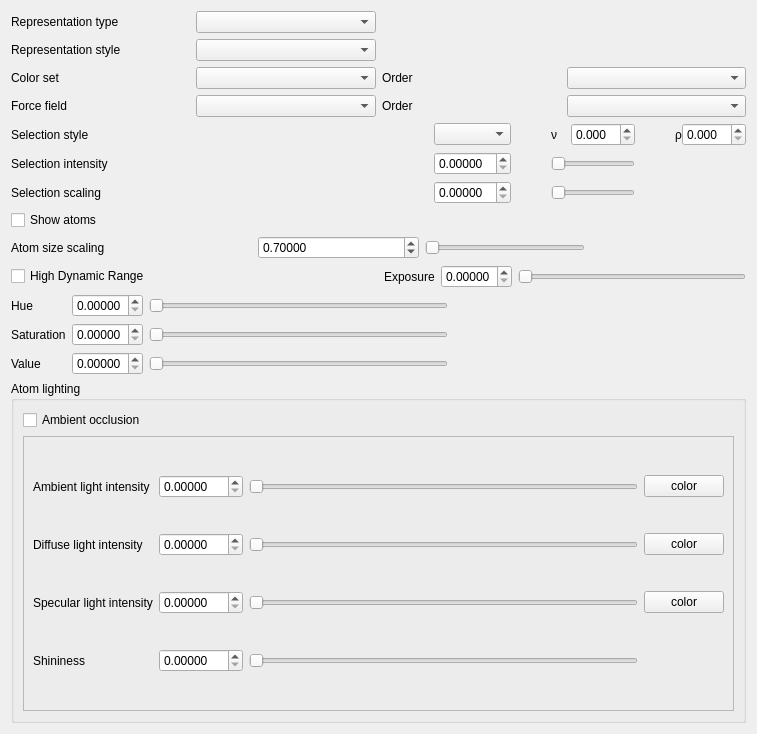
<?xml version="1.0" encoding="UTF-8"?>
<ui version="4.0">
 <class>AppearanceAtomsForm</class>
 <widget class="QWidget" name="AppearanceAtomsForm">
  <property name="geometry">
   <rect>
    <x>0</x>
    <y>0</y>
    <width>757</width>
    <height>734</height>
   </rect>
  </property>
  <property name="windowTitle">
   <string>Form</string>
  </property>
  <layout class="QVBoxLayout" name="verticalLayout_2">
   <item>
    <layout class="QHBoxLayout" name="horizontalLayout_5">
     <item>
      <layout class="QGridLayout" name="gridLayout_2">
       <item row="0" column="0">
        <widget class="QLabel" name="label_2">
         <property name="text">
          <string>Representation type</string>
         </property>
        </widget>
       </item>
       <item row="0" column="1">
        <widget class="QComboBox" name="atomRepresentationType"/>
       </item>
       <item row="1" column="0">
        <widget class="QLabel" name="label_3">
         <property name="text">
          <string>Representation style</string>
         </property>
        </widget>
       </item>
       <item row="1" column="1">
        <widget class="QComboBox" name="atomRepresentationStyle"/>
       </item>
       <item row="2" column="0">
        <widget class="QLabel" name="label_4">
         <property name="text">
          <string>Color set</string>
         </property>
        </widget>
       </item>
       <item row="2" column="1">
        <widget class="QComboBox" name="colorSchemeComboBox"/>
       </item>
       <item row="2" column="2">
        <widget class="QLabel" name="label_6">
         <property name="text">
          <string>Order</string>
         </property>
        </widget>
       </item>
       <item row="2" column="3">
        <widget class="QComboBox" name="colorSchemeOrderComboBox"/>
       </item>
       <item row="3" column="0">
        <widget class="QLabel" name="label_5">
         <property name="text">
          <string>Force field</string>
         </property>
        </widget>
       </item>
       <item row="3" column="1">
        <widget class="QComboBox" name="forceFieldComboBox"/>
       </item>
       <item row="3" column="2">
        <widget class="QLabel" name="label_7">
         <property name="text">
          <string>Order</string>
         </property>
        </widget>
       </item>
       <item row="3" column="3">
        <widget class="QComboBox" name="forceFieldSchemeOrderComboBox"/>
       </item>
      </layout>
     </item>
    </layout>
   </item>
   <item>
    <layout class="QHBoxLayout" name="horizontalLayout_3">
     <item>
      <layout class="QGridLayout" name="gridLayout" columnstretch="3,0,0,0,0,0">
       <property name="horizontalSpacing">
        <number>0</number>
       </property>
       <item row="1" column="2">
        <spacer name="horizontalSpacer_10">
         <property name="orientation">
          <enum>Qt::Horizontal</enum>
         </property>
         <property name="sizeHint" stdset="0">
          <size>
           <width>40</width>
           <height>20</height>
          </size>
         </property>
        </spacer>
       </item>
       <item row="0" column="3">
        <layout class="QHBoxLayout" name="horizontalLayout_16">
         <item>
          <widget class="QLabel" name="label_10">
           <property name="text">
            <string>ν</string>
           </property>
          </widget>
         </item>
         <item>
          <widget class="CustomDoubleSpinBox" name="atomSelectionStyleNuDoubleSpinBox">
           <property name="keyboardTracking">
            <bool>false</bool>
           </property>
           <property name="decimals">
            <number>3</number>
           </property>
           <property name="maximum">
            <double>10.000000000000000</double>
           </property>
           <property name="singleStep">
            <double>0.100000000000000</double>
           </property>
          </widget>
         </item>
        </layout>
       </item>
       <item row="1" column="3">
        <widget class="QDoubleSlider" name="atomSelectionItensityDoubleSlider">
         <property name="orientation">
          <enum>Qt::Horizontal</enum>
         </property>
        </widget>
       </item>
       <item row="2" column="0">
        <widget class="QLabel" name="label_9">
         <property name="text">
          <string>Selection scaling</string>
         </property>
        </widget>
       </item>
       <item row="2" column="2">
        <spacer name="horizontalSpacer_11">
         <property name="orientation">
          <enum>Qt::Horizontal</enum>
         </property>
         <property name="sizeHint" stdset="0">
          <size>
           <width>40</width>
           <height>20</height>
          </size>
         </property>
        </spacer>
       </item>
       <item row="0" column="1">
        <widget class="QComboBox" name="atomSelectionStyleComboBox"/>
       </item>
       <item row="0" column="2">
        <spacer name="horizontalSpacer_9">
         <property name="orientation">
          <enum>Qt::Horizontal</enum>
         </property>
         <property name="sizeHint" stdset="0">
          <size>
           <width>40</width>
           <height>20</height>
          </size>
         </property>
        </spacer>
       </item>
       <item row="0" column="0">
        <widget class="QLabel" name="label">
         <property name="text">
          <string>Selection style</string>
         </property>
        </widget>
       </item>
       <item row="0" column="4">
        <spacer name="horizontalSpacer_13">
         <property name="orientation">
          <enum>Qt::Horizontal</enum>
         </property>
         <property name="sizeHint" stdset="0">
          <size>
           <width>40</width>
           <height>20</height>
          </size>
         </property>
        </spacer>
       </item>
       <item row="1" column="0">
        <widget class="QLabel" name="label_8">
         <property name="text">
          <string>Selection intensity</string>
         </property>
        </widget>
       </item>
       <item row="0" column="5">
        <layout class="QHBoxLayout" name="horizontalLayout_17">
         <item>
          <widget class="QLabel" name="label_11">
           <property name="text">
            <string>ρ</string>
           </property>
          </widget>
         </item>
         <item>
          <widget class="CustomDoubleSpinBox" name="atomSelectionStyleRhoDoubleSpinBox">
           <property name="keyboardTracking">
            <bool>false</bool>
           </property>
           <property name="decimals">
            <number>3</number>
           </property>
           <property name="maximum">
            <double>10.000000000000000</double>
           </property>
           <property name="singleStep">
            <double>0.100000000000000</double>
           </property>
          </widget>
         </item>
        </layout>
       </item>
       <item row="2" column="3">
        <widget class="QDoubleSlider" name="atomSelectionScalingDoubleSlider">
         <property name="orientation">
          <enum>Qt::Horizontal</enum>
         </property>
        </widget>
       </item>
       <item row="1" column="1">
        <widget class="CustomDoubleSpinBox" name="atomSelectionItensityDoubleSpinBox">
         <property name="keyboardTracking">
          <bool>false</bool>
         </property>
         <property name="decimals">
          <number>5</number>
         </property>
         <property name="maximum">
          <double>10.000000000000000</double>
         </property>
         <property name="singleStep">
          <double>0.100000000000000</double>
         </property>
        </widget>
       </item>
       <item row="2" column="1">
        <widget class="CustomDoubleSpinBox" name="atomSelectionScalingDoubleSpinBox">
         <property name="keyboardTracking">
          <bool>false</bool>
         </property>
         <property name="decimals">
          <number>5</number>
         </property>
         <property name="maximum">
          <double>3.000000000000000</double>
         </property>
         <property name="singleStep">
          <double>0.100000000000000</double>
         </property>
        </widget>
       </item>
       <item row="2" column="4">
        <spacer name="horizontalSpacer_14">
         <property name="orientation">
          <enum>Qt::Horizontal</enum>
         </property>
         <property name="sizeHint" stdset="0">
          <size>
           <width>40</width>
           <height>20</height>
          </size>
         </property>
        </spacer>
       </item>
       <item row="1" column="4">
        <spacer name="horizontalSpacer_12">
         <property name="orientation">
          <enum>Qt::Horizontal</enum>
         </property>
         <property name="sizeHint" stdset="0">
          <size>
           <width>40</width>
           <height>20</height>
          </size>
         </property>
        </spacer>
       </item>
      </layout>
     </item>
    </layout>
   </item>
   <item>
    <layout class="QHBoxLayout" name="horizontalLayout_18">
     <item>
      <layout class="QGridLayout" name="gridLayout_3" columnstretch="3,2,2,2">
       <item row="1" column="2">
        <widget class="QDoubleSlider" name="atomAtomicSizeScalingSlider">
         <property name="orientation">
          <enum>Qt::Horizontal</enum>
         </property>
        </widget>
       </item>
       <item row="1" column="0">
        <widget class="QLabel" name="label_24">
         <property name="text">
          <string>Atom size scaling</string>
         </property>
        </widget>
       </item>
       <item row="1" column="3">
        <spacer name="horizontalSpacer">
         <property name="orientation">
          <enum>Qt::Horizontal</enum>
         </property>
         <property name="sizeHint" stdset="0">
          <size>
           <width>40</width>
           <height>20</height>
          </size>
         </property>
        </spacer>
       </item>
       <item row="0" column="3">
        <spacer name="horizontalSpacer_2">
         <property name="orientation">
          <enum>Qt::Horizontal</enum>
         </property>
         <property name="sizeHint" stdset="0">
          <size>
           <width>40</width>
           <height>20</height>
          </size>
         </property>
        </spacer>
       </item>
       <item row="0" column="1">
        <spacer name="horizontalSpacer_3">
         <property name="orientation">
          <enum>Qt::Horizontal</enum>
         </property>
         <property name="sizeHint" stdset="0">
          <size>
           <width>40</width>
           <height>20</height>
          </size>
         </property>
        </spacer>
       </item>
       <item row="0" column="2">
        <spacer name="horizontalSpacer_4">
         <property name="orientation">
          <enum>Qt::Horizontal</enum>
         </property>
         <property name="sizeHint" stdset="0">
          <size>
           <width>40</width>
           <height>20</height>
          </size>
         </property>
        </spacer>
       </item>
       <item row="0" column="0">
        <widget class="QCheckBox" name="atomDrawAtomsCheckBox">
         <property name="text">
          <string>Show atoms</string>
         </property>
         <property name="tristate">
          <bool>true</bool>
         </property>
        </widget>
       </item>
       <item row="1" column="1">
        <widget class="CustomDoubleSpinBox" name="atomSizeScalingSpinBox">
         <property name="buttonSymbols">
          <enum>QAbstractSpinBox::UpDownArrows</enum>
         </property>
         <property name="keyboardTracking">
          <bool>false</bool>
         </property>
         <property name="decimals">
          <number>5</number>
         </property>
         <property name="maximum">
          <double>3.000000000000000</double>
         </property>
         <property name="singleStep">
          <double>0.050000000000000</double>
         </property>
         <property name="value">
          <double>0.700000000000000</double>
         </property>
        </widget>
       </item>
      </layout>
     </item>
    </layout>
   </item>
   <item>
    <layout class="QHBoxLayout" name="horizontalLayout_2">
     <item>
      <layout class="QVBoxLayout" name="verticalLayout">
       <item>
        <layout class="QHBoxLayout" name="horizontalLayout_19">
         <item>
          <widget class="QCheckBox" name="atomHighDynamicRangeCheckBox">
           <property name="text">
            <string>High Dynamic Range</string>
           </property>
          </widget>
         </item>
         <item>
          <spacer name="horizontalSpacer_8">
           <property name="orientation">
            <enum>Qt::Horizontal</enum>
           </property>
           <property name="sizeHint" stdset="0">
            <size>
             <width>40</width>
             <height>20</height>
            </size>
           </property>
          </spacer>
         </item>
         <item>
          <widget class="QLabel" name="label_25">
           <property name="text">
            <string>Exposure</string>
           </property>
          </widget>
         </item>
         <item>
          <widget class="CustomDoubleSpinBox" name="atomHDRExposureDoubleSpinBox">
           <property name="keyboardTracking">
            <bool>false</bool>
           </property>
           <property name="decimals">
            <number>5</number>
           </property>
           <property name="maximum">
            <double>3.000000000000000</double>
           </property>
           <property name="singleStep">
            <double>0.100000000000000</double>
           </property>
          </widget>
         </item>
         <item>
          <widget class="QDoubleSlider" name="atomHDRExposureDoubleSlider">
           <property name="orientation">
            <enum>Qt::Horizontal</enum>
           </property>
          </widget>
         </item>
        </layout>
       </item>
       <item>
        <layout class="QGridLayout" name="gridLayout_4">
         <item row="0" column="0">
          <widget class="QLabel" name="label_26">
           <property name="text">
            <string>Hue</string>
           </property>
          </widget>
         </item>
         <item row="0" column="2">
          <widget class="QDoubleSlider" name="atomHueDoubleSlider">
           <property name="orientation">
            <enum>Qt::Horizontal</enum>
           </property>
          </widget>
         </item>
         <item row="0" column="3">
          <spacer name="horizontalSpacer_5">
           <property name="orientation">
            <enum>Qt::Horizontal</enum>
           </property>
           <property name="sizeHint" stdset="0">
            <size>
             <width>40</width>
             <height>20</height>
            </size>
           </property>
          </spacer>
         </item>
         <item row="1" column="0">
          <widget class="QLabel" name="label_27">
           <property name="text">
            <string>Saturation</string>
           </property>
          </widget>
         </item>
         <item row="1" column="2">
          <widget class="QDoubleSlider" name="atomSaturationDoubleSlider">
           <property name="orientation">
            <enum>Qt::Horizontal</enum>
           </property>
          </widget>
         </item>
         <item row="1" column="3">
          <spacer name="horizontalSpacer_6">
           <property name="orientation">
            <enum>Qt::Horizontal</enum>
           </property>
           <property name="sizeHint" stdset="0">
            <size>
             <width>40</width>
             <height>20</height>
            </size>
           </property>
          </spacer>
         </item>
         <item row="2" column="0">
          <widget class="QLabel" name="label_28">
           <property name="text">
            <string>Value</string>
           </property>
          </widget>
         </item>
         <item row="2" column="2">
          <widget class="QDoubleSlider" name="atomValueDoubleSlider">
           <property name="orientation">
            <enum>Qt::Horizontal</enum>
           </property>
          </widget>
         </item>
         <item row="2" column="3">
          <spacer name="horizontalSpacer_7">
           <property name="orientation">
            <enum>Qt::Horizontal</enum>
           </property>
           <property name="sizeHint" stdset="0">
            <size>
             <width>40</width>
             <height>20</height>
            </size>
           </property>
          </spacer>
         </item>
         <item row="0" column="1">
          <widget class="CustomDoubleSpinBox" name="atomHueDoubleSpinBox">
           <property name="keyboardTracking">
            <bool>false</bool>
           </property>
           <property name="decimals">
            <number>5</number>
           </property>
           <property name="maximum">
            <double>2.000000000000000</double>
           </property>
           <property name="singleStep">
            <double>0.050000000000000</double>
           </property>
          </widget>
         </item>
         <item row="1" column="1">
          <widget class="CustomDoubleSpinBox" name="atomSaturationDoubleSpinBox">
           <property name="keyboardTracking">
            <bool>false</bool>
           </property>
           <property name="decimals">
            <number>5</number>
           </property>
           <property name="maximum">
            <double>2.000000000000000</double>
           </property>
           <property name="singleStep">
            <double>0.050000000000000</double>
           </property>
          </widget>
         </item>
         <item row="2" column="1">
          <widget class="CustomDoubleSpinBox" name="atomValueDoubleSpinBox">
           <property name="keyboardTracking">
            <bool>false</bool>
           </property>
           <property name="decimals">
            <number>5</number>
           </property>
           <property name="maximum">
            <double>2.000000000000000</double>
           </property>
           <property name="singleStep">
            <double>0.050000000000000</double>
           </property>
          </widget>
         </item>
        </layout>
       </item>
      </layout>
     </item>
    </layout>
   </item>
   <item>
    <layout class="QHBoxLayout" name="horizontalLayout">
     <item>
      <widget class="QGroupBox" name="groupBox">
       <property name="title">
        <string>Atom lighting</string>
       </property>
       <layout class="QVBoxLayout" name="verticalLayout_4">
        <item>
         <widget class="QCheckBox" name="atomAmbientOcclusionCheckBox">
          <property name="text">
           <string>Ambient occlusion</string>
          </property>
         </widget>
        </item>
        <item>
         <widget class="QFrame" name="frame">
          <property name="frameShape">
           <enum>QFrame::StyledPanel</enum>
          </property>
          <property name="frameShadow">
           <enum>QFrame::Raised</enum>
          </property>
          <layout class="QGridLayout" name="gridLayout_5">
           <item row="0" column="0">
            <widget class="QLabel" name="label_12">
             <property name="text">
              <string>Ambient light intensity</string>
             </property>
            </widget>
           </item>
           <item row="0" column="2">
            <widget class="QDoubleSlider" name="atomAmbientIntensityDoubleSlider">
             <property name="orientation">
              <enum>Qt::Horizontal</enum>
             </property>
            </widget>
           </item>
           <item row="0" column="3">
            <widget class="SelectColorButton" name="atomAmbientColorPushButton">
             <property name="text">
              <string>color</string>
             </property>
            </widget>
           </item>
           <item row="1" column="0">
            <widget class="QLabel" name="label_13">
             <property name="text">
              <string>Diffuse light intensity</string>
             </property>
            </widget>
           </item>
           <item row="1" column="2">
            <widget class="QDoubleSlider" name="atomDiffuseIntensityDoubleSlider">
             <property name="orientation">
              <enum>Qt::Horizontal</enum>
             </property>
            </widget>
           </item>
           <item row="1" column="3">
            <widget class="SelectColorButton" name="atomDiffuseColorPushButton">
             <property name="text">
              <string>color</string>
             </property>
            </widget>
           </item>
           <item row="2" column="0">
            <widget class="QLabel" name="label_14">
             <property name="text">
              <string>Specular light intensity</string>
             </property>
            </widget>
           </item>
           <item row="2" column="2">
            <widget class="QDoubleSlider" name="atomSpecularIntensityDoubleSlider">
             <property name="orientation">
              <enum>Qt::Horizontal</enum>
             </property>
            </widget>
           </item>
           <item row="2" column="3">
            <widget class="SelectColorButton" name="atomSpecularColorPushButton">
             <property name="text">
              <string>color</string>
             </property>
            </widget>
           </item>
           <item row="3" column="0">
            <widget class="QLabel" name="label_15">
             <property name="text">
              <string>Shininess</string>
             </property>
            </widget>
           </item>
           <item row="3" column="2">
            <widget class="QDoubleSlider" name="atomShininessDoubleSlider">
             <property name="orientation">
              <enum>Qt::Horizontal</enum>
             </property>
            </widget>
           </item>
           <item row="0" column="1">
            <widget class="CustomDoubleSpinBox" name="atomAmbientIntensityDoubleSpinBox">
             <property name="keyboardTracking">
              <bool>false</bool>
             </property>
             <property name="decimals">
              <number>5</number>
             </property>
             <property name="maximum">
              <double>1.000000000000000</double>
             </property>
             <property name="singleStep">
              <double>0.050000000000000</double>
             </property>
            </widget>
           </item>
           <item row="1" column="1">
            <widget class="CustomDoubleSpinBox" name="atomDiffuseItensityDoubleSpinBox">
             <property name="keyboardTracking">
              <bool>false</bool>
             </property>
             <property name="decimals">
              <number>5</number>
             </property>
             <property name="maximum">
              <double>1.000000000000000</double>
             </property>
             <property name="singleStep">
              <double>0.050000000000000</double>
             </property>
            </widget>
           </item>
           <item row="2" column="1">
            <widget class="CustomDoubleSpinBox" name="atomSpecularIntensityDoubleSpinBoxBox">
             <property name="keyboardTracking">
              <bool>false</bool>
             </property>
             <property name="decimals">
              <number>5</number>
             </property>
             <property name="maximum">
              <double>1.000000000000000</double>
             </property>
             <property name="singleStep">
              <double>0.050000000000000</double>
             </property>
            </widget>
           </item>
           <item row="3" column="1">
            <widget class="CustomDoubleSpinBox" name="atomShininessDoubleSpinBox">
             <property name="keyboardTracking">
              <bool>false</bool>
             </property>
             <property name="decimals">
              <number>5</number>
             </property>
             <property name="maximum">
              <double>128.000000000000000</double>
             </property>
            </widget>
           </item>
          </layout>
         </widget>
        </item>
       </layout>
      </widget>
     </item>
    </layout>
   </item>
  </layout>
 </widget>
 <customwidgets>
  <customwidget>
   <class>CustomDoubleSpinBox</class>
   <extends>QDoubleSpinBox</extends>
   <header>customdoublespinbox.h</header>
  </customwidget>
  <customwidget>
   <class>QDoubleSlider</class>
   <extends>QSlider</extends>
   <header>qdoubleslider.h</header>
  </customwidget>
  <customwidget>
   <class>SelectColorButton</class>
   <extends>QPushButton</extends>
   <header>selectcolorbutton.h</header>
  </customwidget>
 </customwidgets>
 <resources/>
 <connections/>
</ui>
